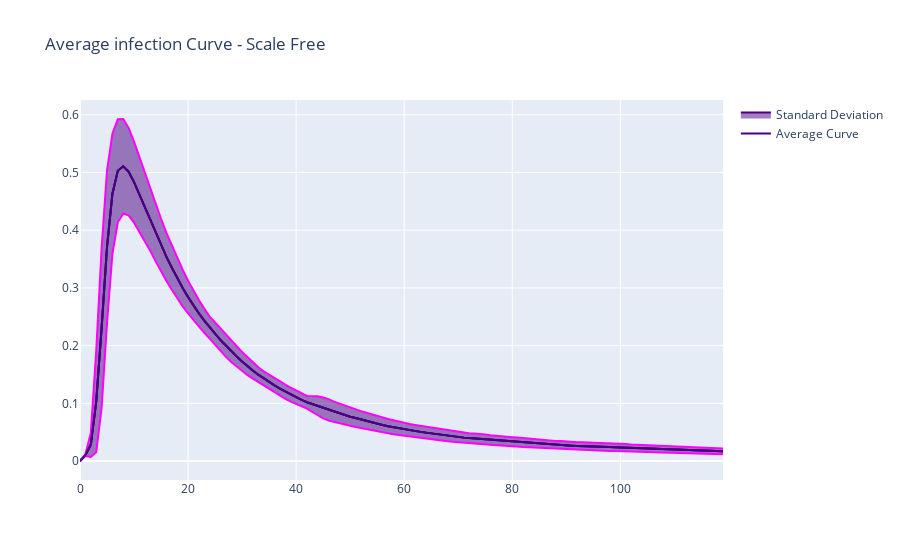

The code cell stored with this chart in its notebook:
### Code cell
import plotly.graph_objects as go

fig = go.Figure()

x = infected_scalefree.index.to_list()[:120]
y = infected_scalefree['mean'][:120]
sd = infected_scalefree['sd'][:120]


fig.add_trace(go.Scatter(x=x, y=y,
    fill=None,
    mode='lines',
    line_color='indigo',
     name="Average Curve"
    ))

fig.add_trace(go.Scatter(x=x, y=y+sd,
    fill=None,
    mode='lines',
    line_color='magenta',
    showlegend=False
   ))

fig.add_trace(go.Scatter(
    x=x,
    y=y,
    fill='tonexty', # fill area between trace0 and trace1
    mode='lines', line_color='indigo',      name="Standard Deviation"))

fig.add_trace(go.Scatter(x=x, y=y-sd,
    fill=None,
    mode='lines',
    line_color='magenta',    showlegend=False
    ))


fig.add_trace(go.Scatter(
    x=x,
    y=y,
    fill='tonexty', # fill area between trace0 and trace1
    mode='lines', line_color='indigo',     showlegend=False
))


fig.update_layout(title = 'Average infection Curve - Scale Free')

fig.show()
